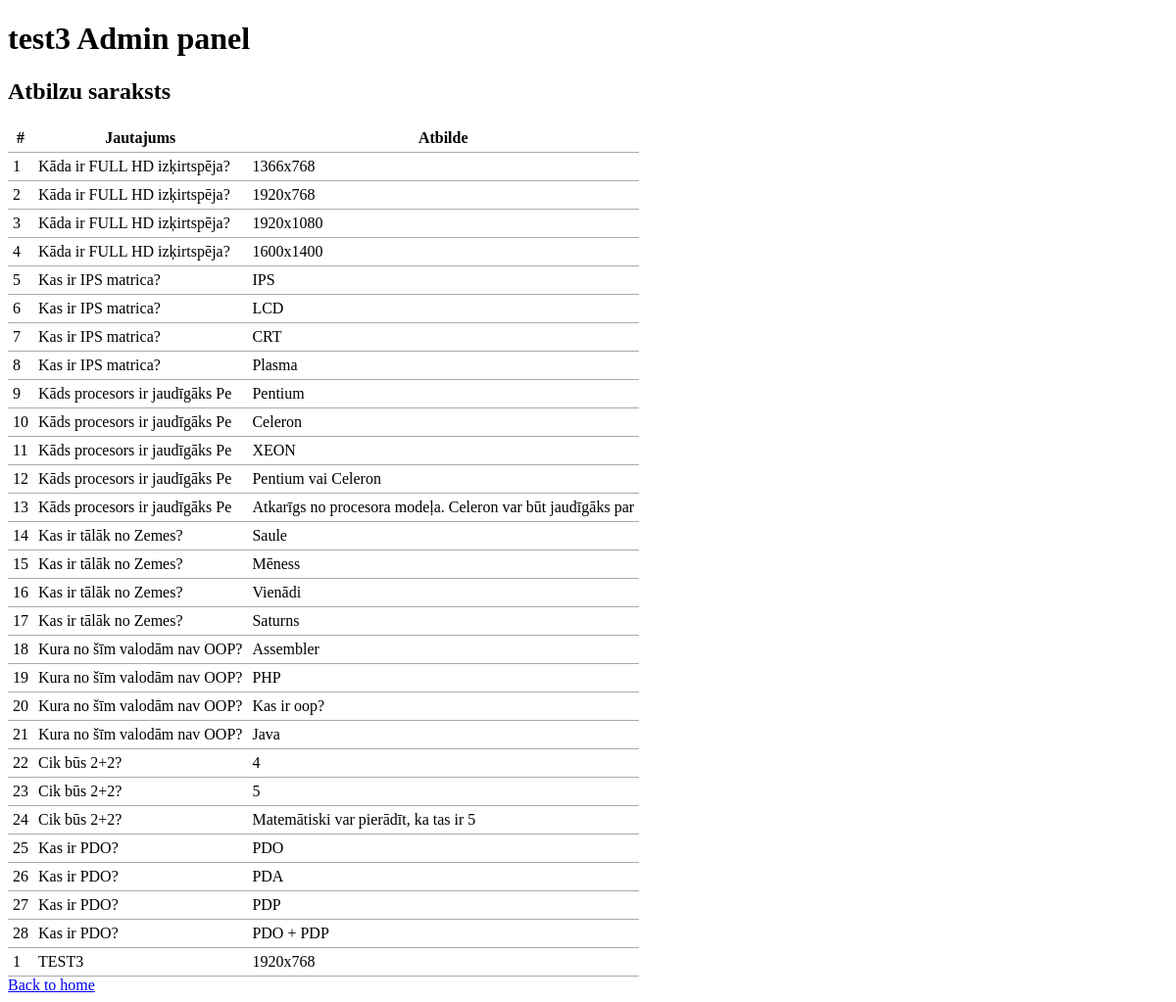
The page /13/read-answ.php on the database its author committed.
### tables this page shows
CREATE TABLE `test3_atbildes` (
  `id` int(11) UNSIGNED NOT NULL,
  `jautajums` varchar(30) NOT NULL,
  `atbilde` varchar(60) NOT NULL,
  `date` timestamp NOT NULL DEFAULT CURRENT_TIMESTAMP ON UPDATE CURRENT_TIMESTAMP
);

### common.php (called while the page is built, shortened)
<?php
function escape($html) {
    return htmlspecialchars($html, ENT_QUOTES | ENT_SUBSTITUTE, "UTF-8");
}

### 13/read-answ.php (the view)
<?php
require "../config.php";
require "../common.php";
try {
  $connection = new PDO($dsn, $username, $password, $options);
  $sql = "SELECT * FROM test3_atbildes";
  $statement = $connection->prepare($sql);
  $statement->execute();
  $result = $statement->fetchAll();
} catch(PDOException $error) {
  echo $sql . "<br>" . $error->getMessage();
}
?>
<?php require "templates/header.php"; ?>
<h2>Atbilzu saraksts</h2>
<table>
    <thead>
        <tr>
            <th>#</th>
            <th>Jautajums</th>
            <th>Atbilde</th>
        </tr>
    </thead>
    <tbody>
    <?php foreach ($result as $row) : ?>
        <tr>
            <td><?php echo escape($row["id"]); ?></td>
            <td><?php echo escape($row["jautajums"]); ?></td>
            <td><?php echo escape($row["atbilde"]); ?></td>
        </tr>
    <?php endforeach; ?>
    </tbody>
</table>
<a href="index.php">Back to home</a>
<?php require "templates/footer.php"; ?>

### 13/css/style.css (style rules this page uses)
table { border-collapse: collapse; border-spacing: 0; }
td, th { padding: 5px; border-bottom: 1px solid #aaa; }

### rows shown on the page
test3_atbildes: id "1", jautajums "Kāda ir FULL HD izķirtspēja?", atbilde "1366x768"
test3_atbildes: id "2", jautajums "Kāda ir FULL HD izķirtspēja?", atbilde "1920x768"
test3_atbildes: id "3", jautajums "Kāda ir FULL HD izķirtspēja?", atbilde "1920x1080"
test3_atbildes: id "4", jautajums "Kāda ir FULL HD izķirtspēja?", atbilde "1600x1400"
test3_atbildes: id "5", jautajums "Kas ir IPS matrica?", atbilde "IPS"
test3_atbildes: id "6", jautajums "Kas ir IPS matrica?", atbilde "LCD"
test3_atbildes: id "7", jautajums "Kas ir IPS matrica?", atbilde "CRT"
test3_atbildes: id "8", jautajums "Kas ir IPS matrica?", atbilde "Plasma"
test3_atbildes: id "9", jautajums "Kāds procesors ir jaudīgāks Pe", atbilde "Pentium"
test3_atbildes: id "10", jautajums "Kāds procesors ir jaudīgāks Pe", atbilde "Celeron"
test3_atbildes: id "11", jautajums "Kāds procesors ir jaudīgāks Pe", atbilde "XEON"
test3_atbildes: id "12", jautajums "Kāds procesors ir jaudīgāks Pe", atbilde "Pentium vai Celeron"
test3_atbildes: id "13", jautajums "Kāds procesors ir jaudīgāks Pe", atbilde "Atkarīgs no procesora modeļa. Celeron var būt jaudīgāks par"
test3_atbildes: id "14", jautajums "Kas ir tālāk no Zemes?", atbilde "Saule"
test3_atbildes: id "15", jautajums "Kas ir tālāk no Zemes?", atbilde "Mēness"
test3_atbildes: id "16", jautajums "Kas ir tālāk no Zemes?", atbilde "Vienādi"
test3_atbildes: id "17", jautajums "Kas ir tālāk no Zemes?", atbilde "Saturns"
test3_atbildes: id "18", jautajums "Kura no šīm valodām nav OOP?", atbilde "Assembler"
test3_atbildes: id "19", jautajums "Kura no šīm valodām nav OOP?", atbilde "PHP"
test3_atbildes: id "20", jautajums "Kura no šīm valodām nav OOP?", atbilde "Kas ir oop?"
test3_atbildes: id "21", jautajums "Kura no šīm valodām nav OOP?", atbilde "Java"
test3_atbildes: id "22", jautajums "Cik būs 2+2?", atbilde "4"
test3_atbildes: id "23", jautajums "Cik būs 2+2?", atbilde "5"
test3_atbildes: id "24", jautajums "Cik būs 2+2?", atbilde "Matemātiski var pierādīt, ka tas ir 5"
test3_atbildes: id "25", jautajums "Kas ir PDO?", atbilde "PDO"
test3_atbildes: id "26", jautajums "Kas ir PDO?", atbilde "PDA"
test3_atbildes: id "27", jautajums "Kas ir PDO?", atbilde "PDP"
test3_atbildes: id "28", jautajums "Kas ir PDO?", atbilde "PDO + PDP"
test3_atbildes: id "1", jautajums "TEST3", atbilde "1920x768"
